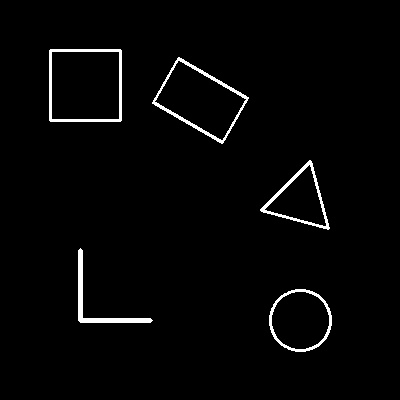
//> input picture Project1/images/shapes1.jpg, 400 x 400 px
$ ./test_specific_angles   (built with g++ and OpenCV 4)
//> lines starting //> are read from the running program, lines starting //| are printed output that depends on the picture; after the words box and inside, x2 and y2 are one past the last pixel; in counts of white or black regions, pixels touching at a corner belong together
### Project1/custom_cv.h
#pragma once
#include <opencv2/opencv.hpp>
#include <vector>
#include <cmath>

namespace custom_cv {

    /**
     * Custom implementation of Hough Line Transform
     * Equivalent to cv::HoughLines function
     *
     * @param image Input edge image (binary image from edge detection)
     * @param lines Output vector of lines in (rho, theta) format
     * @param rho Distance resolution of the accumulator in pixels
     * @param theta Angle resolution of the accumulator in radians
     * @param threshold Accumulator threshold parameter. Only those lines are returned that get enough votes (>threshold)
     */
    void HoughLines(const cv::Mat& image, std::vector<cv::Vec2f>& lines,
                   double rho, double theta, int threshold);

    /**
     * Custom implementation of Harris Corner Detector
     * Equivalent to cv::cornerHarris function
     *
     * @param src Input image (grayscale)
     * @param dst Output image with corner response values
     * @param blockSize Size of neighborhood considered for corner detection
     * @param ksize Aperture parameter for Sobel derivative
     * @param k Harris detector free parameter
     * @param borderType Border type for convolution
     */
    void cornerHarris(const cv::Mat& src, cv::Mat& dst, int blockSize,
                     int ksize, double k, int borderType = cv::BORDER_DEFAULT);

    /**
     * Helper function to compute Sobel derivatives
     */
    void computeSobelDerivatives(const cv::Mat& src, cv::Mat& Ix, cv::Mat& Iy, int ksize);

    /**
     * Helper function to apply Gaussian weighting to derivatives
     */
    void applyGaussianWeighting(cv::Mat& Ixx, cv::Mat& Iyy, cv::Mat& Ixy, int blockSize);

    /**
     * Helper function to compute Harris response
     */
    void computeHarrisResponse(const cv::Mat& Ixx, const cv::Mat& Iyy,
                              const cv::Mat& Ixy, cv::Mat& dst, double k);
}

### Project1/custom_cv.cpp
#include "custom_cv.h"
#include <algorithm>
#include <iostream>

namespace custom_cv {

// [148 lines left out: function HoughLines, not called in this run]

void computeSobelDerivatives(const cv::Mat& src, cv::Mat& Ix, cv::Mat& Iy, int ksize) {
    // Create Sobel kernels
    cv::Mat sobelX, sobelY;

    if (ksize == 3) {
        // 3x3 Sobel kernels
        sobelX = (cv::Mat_<float>(3, 3) <<
            -1, 0, 1,
            -2, 0, 2,
            -1, 0, 1);

        sobelY = (cv::Mat_<float>(3, 3) <<
            -1, -2, -1,
             0,  0,  0,
             1,  2,  1);
    } else if (ksize == 5) {
        // 5x5 Sobel kernels - corrected
        sobelX = (cv::Mat_<float>(5, 5) <<
            -1, -2, 0, 2, 1,
            -4, -8, 0, 8, 4,
            -6, -12, 0, 12, 6,
            -4, -8, 0, 8, 4,
            -1, -2, 0, 2, 1) / 48.0;

        sobelY = (cv::Mat_<float>(5, 5) <<
            -1, -4, -6, -4, -1,
            -2, -8, -12, -8, -2,
            0, 0, 0, 0, 0,
            2, 8, 12, 8, 2,
            1, 4, 6, 4, 1) / 48.0;
    } else {
        // Default to 3x3
        ksize = 3;
        sobelX = (cv::Mat_<float>(3, 3) <<
            -1, 0, 1,
            -2, 0, 2,
            -1, 0, 1);

        sobelY = (cv::Mat_<float>(3, 3) <<
            -1, -2, -1,
             0,  0,  0,
             1,  2,  1);
    }

    // Apply convolution
    cv::filter2D(src, Ix, CV_32F, sobelX);
    cv::filter2D(src, Iy, CV_32F, sobelY);
}

void applyGaussianWeighting(cv::Mat& Ixx, cv::Mat& Iyy, cv::Mat& Ixy, int blockSize) {
    // Create Gaussian kernel
    cv::Mat gaussian = cv::getGaussianKernel(blockSize, -1, CV_32F);
    cv::Mat gaussianKernel = gaussian * gaussian.t();

    // Apply Gaussian weighting to each component
    cv::filter2D(Ixx, Ixx, CV_32F, gaussianKernel);
    cv::filter2D(Iyy, Iyy, CV_32F, gaussianKernel);
    cv::filter2D(Ixy, Ixy, CV_32F, gaussianKernel);
}

void computeHarrisResponse(const cv::Mat& Ixx, const cv::Mat& Iyy,
                          const cv::Mat& Ixy, cv::Mat& dst, double k) {
    dst = cv::Mat::zeros(Ixx.size(), CV_32F);

    for (int y = 0; y < dst.rows; y++) {
        for (int x = 0; x < dst.cols; x++) {
            // Get matrix elements
            float xx = Ixx.at<float>(y, x);
            float yy = Iyy.at<float>(y, x);
            float xy = Ixy.at<float>(y, x);

            // Compute determinant and trace
            float det = xx * yy - xy * xy;
            float trace = xx + yy;

            // Harris response: det - k * trace^2
            float response = det - k * trace * trace;

            dst.at<float>(y, x) = response;
        }
    }
}

void cornerHarris(const cv::Mat& src, cv::Mat& dst, int blockSize,
                 int ksize, double k, int borderType) {
    if (src.empty()) {
        std::cerr << "Input image is empty!" << std::endl;
        return;
    }

    // Convert to float if necessary
    cv::Mat srcFloat;
    if (src.type() != CV_32F) {
        src.convertTo(srcFloat, CV_32F, 1.0/255.0); // Normalize to [0,1]
    } else {
        srcFloat = src.clone();
    }

    // Step 1: Compute image derivatives using Sobel
    cv::Mat Ix, Iy;
    computeSobelDerivatives(srcFloat, Ix, Iy, ksize);

    // Step 2: Compute products of derivatives
    cv::Mat Ixx = Ix.mul(Ix);  // Ix^2
    cv::Mat Iyy = Iy.mul(Iy);  // Iy^2
    cv::Mat Ixy = Ix.mul(Iy);  // Ix * Iy

    // Step 3: Apply Gaussian weighting (windowing function)
    applyGaussianWeighting(Ixx, Iyy, Ixy, blockSize);

    // Step 4: Compute Harris response for each pixel
    computeHarrisResponse(Ixx, Iyy, Ixy, dst, k);

    // Step 5: Apply strict corner filtering
    // Suppress weak responses that might come from curves
    double minVal, maxVal;
    cv::minMaxLoc(dst, &minVal, &maxVal);

    // Apply much stricter thresholding to eliminate curve responses
    double strictThreshold = maxVal * 0.1; // Only keep top 10% responses
    cv::Mat mask = dst > strictThreshold;
    dst.setTo(0, ~mask);

    // Additional morphological filtering to remove isolated points
    cv::Mat kernel = cv::getStructuringElement(cv::MORPH_RECT, cv::Size(3, 3));
    cv::Mat filtered;
    cv::morphologyEx(dst, filtered, cv::MORPH_OPEN, kernel);

    // Only keep responses that survive morphological filtering
    cv::Mat finalMask = filtered > 0;
    dst.setTo(0, ~finalMask);

    // Renormalize after filtering
    cv::minMaxLoc(dst, &minVal, &maxVal);
    if (maxVal > 0) {
        dst = dst / maxVal;
    }

    std::cout << "Harris corner detection completed. Filtered response range: ["
              << "min=" << minVal << ", max=" << maxVal << "]" << std::endl;
}

}

### Project1/test_specific_angles.cpp
#include <iostream>
#include "opencv2/opencv.hpp"
#include "custom_cv.h"

std::vector<cv::Point> FindLocalExtrema_Simple(cv::Mat& src, double minThreshold = 0.02)
{
    cv::Mat dilatedImg, localMaxImg;
    cv::Size sz(7, 7);
    cv::Mat rectKernel = cv::getStructuringElement(cv::MORPH_RECT, sz);

    cv::dilate(src, dilatedImg, rectKernel);
    localMaxImg = (src == dilatedImg);

    cv::Mat erodedImg, localMinImg;
    cv::erode(src, erodedImg, rectKernel);
    localMinImg = (src > erodedImg);

    cv::Mat localExtremaImg;
    localExtremaImg = (localMaxImg & localMinImg);

    std::vector<cv::Point> points;

    for (int y = 0; y < localExtremaImg.rows; ++y) {
        for (int x = 0; x < localExtremaImg.cols; ++x) {
            uchar val = localExtremaImg.at<uchar>(y, x);
            float response = src.at<float>(y, x);

            if (val && response >= minThreshold) {
                points.push_back(cv::Point(x, y));
            }
        }
    }
    return points;
}

int main() {
    std::cout << "=== Testing Specific Angle Corner Detection Issues ===" << std::endl;

    // Test multiple angles that might cause problems
    std::vector<float> angles = {0, 15, 30, 45, 60, 75, 90};

    for (float angle : angles) {
        std::cout << "\\n🔍 Testing " << angle << "° rotation:" << std::endl;

        cv::Mat testImg = cv::Mat::zeros(300, 300, CV_8UC1);

        // Create rotated rectangle
        cv::Point2f center(150, 150);
        cv::Size2f size(80, 50);

        cv::RotatedRect rotRect(center, size, angle);
        cv::Point2f vertices[4];
        rotRect.points(vertices);

        for (int i = 0; i < 4; i++) {
            cv::line(testImg, vertices[i], vertices[(i+1)%4], cv::Scalar(255), 2);
        }

        // Test both implementations
        int blockSize = 5;
        int kSize = 3;
        double k = 0.01;

        // OpenCV
        cv::Mat R_opencv;
        cv::cornerHarris(testImg, R_opencv, blockSize, kSize, k);
        cv::threshold(R_opencv, R_opencv, 0.02, 0, cv::THRESH_TOZERO);
        std::vector<cv::Point> corners_opencv = FindLocalExtrema_Simple(R_opencv, 0.02);

        // Custom
        cv::Mat R_custom;
        custom_cv::cornerHarris(testImg, R_custom, blockSize, kSize, k);
        cv::threshold(R_custom, R_custom, 0.02, 0, cv::THRESH_TOZERO);
        std::vector<cv::Point> corners_custom = FindLocalExtrema_Simple(R_custom, 0.02);

        std::cout << "  OpenCV: " << corners_opencv.size() << " corners" << std::endl;
        std::cout << "  Custom: " << corners_custom.size() << " corners" << std::endl;

        if (corners_custom.size() < corners_opencv.size() * 0.5) {
            std::cout << "  ❌ Custom significantly worse at " << angle << "°" << std::endl;
        } else if (corners_custom.size() == 0 && corners_opencv.size() > 0) {
            std::cout << "  🔥 CRITICAL: Custom found no corners at " << angle << "°" << std::endl;
        } else {
            std::cout << "  ✅ Custom performance acceptable at " << angle << "°" << std::endl;
        }
    }

    // Test the main.cpp scenario more closely
    std::cout << "\\n\\n=== Testing main.cpp Scenario ===" << std::endl;

    // Load or create image similar to shapes1.jpg
    cv::Mat shapes;
    shapes = cv::imread("images/shapes1.jpg", cv::IMREAD_GRAYSCALE);
//> shapes is the input picture: 400 rows x 400 cols, CV_8UC1; min 0, max 255, mean 5.6

    if (shapes.empty()) {
        std::cout << "Creating synthetic shapes similar to shapes1.jpg..." << std::endl;
        shapes = cv::Mat::zeros(400, 400, CV_8UC1);

        // Rectangle
        cv::rectangle(shapes, cv::Point(50, 50), cv::Point(150, 120), cv::Scalar(255), 2);

        // Rotated rectangle (45 degrees)
        cv::Point2f center2(250, 100);
        cv::RotatedRect rotRect2(center2, cv::Size2f(70, 40), 45);
        cv::Point2f vertices2[4];
        rotRect2.points(vertices2);
        for (int i = 0; i < 4; i++) {
            cv::line(shapes, vertices2[i], vertices2[(i+1)%4], cv::Scalar(255), 2);
        }

        // Triangle
        std::vector<cv::Point> tri;
        tri.push_back(cv::Point(100, 200));
        tri.push_back(cv::Point(150, 150));
        tri.push_back(cv::Point(200, 200));
        cv::fillPoly(shapes, tri, cv::Scalar(255));

        // Rotated triangle
        cv::Point2f tri_center(300, 250);
        float tri_angle = 30;
        std::vector<cv::Point> rot_tri;
        for (int i = 0; i < 3; i++) {
            float base_angle = i * 2 * CV_PI / 3;
            float final_angle = base_angle + tri_angle * CV_PI / 180;
            int x = tri_center.x + 30 * cos(final_angle);
            int y = tri_center.y + 30 * sin(final_angle);
            rot_tri.push_back(cv::Point(x, y));
        }
        cv::fillPoly(shapes, rot_tri, cv::Scalar(255));

        // Circle (should not produce corners)
        cv::circle(shapes, cv::Point(100, 320), 30, cv::Scalar(255), 2);
    }

    // Apply the exact same parameters as main.cpp
    int blockSize = 5;
    int kSize = 3;
    double k = 0.01;

    // OpenCV test
    cv::Mat R_opencv;
    cv::cornerHarris(shapes, R_opencv, blockSize, kSize, k);
    cv::threshold(R_opencv, R_opencv, 0.02, 0, cv::THRESH_TOZERO);
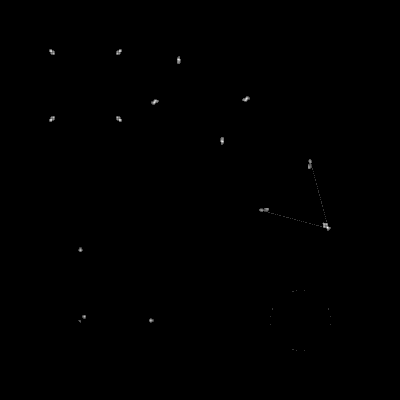
//> R_opencv: 400 rows x 400 cols, CV_32FC1; min 0, max 0.105, mean 0.000124; drawn with min black and max white
    std::vector<cv::Point> corners_opencv = FindLocalExtrema_Simple(R_opencv);
//> corners_opencv = 42 Points (x, y), first 12: [51, 51], [119, 51], [178, 59], [246, 98], [154, 102], [51, 119], [119, 119], [222, 141], [310, 161], [308, 167], [314, 175], [315, 180]

    // Custom test
    cv::Mat R_custom;
    custom_cv::cornerHarris(shapes, R_custom, blockSize, kSize, k);
//> in applyGaussianWeighting (call 8), `cv::filter2D(Ixx, Ixx, CV_32F, gaussianKernel);`:
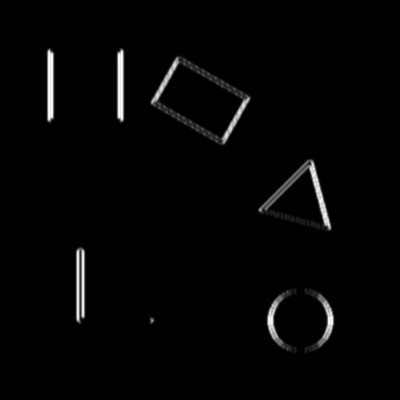
//> Ixx: 400 rows x 400 cols, CV_32FC1; min 0, max 11, mean 0.196; drawn with min black and max white
//> in applyGaussianWeighting (call 8), `cv::filter2D(Iyy, Iyy, CV_32F, gaussianKernel);`:
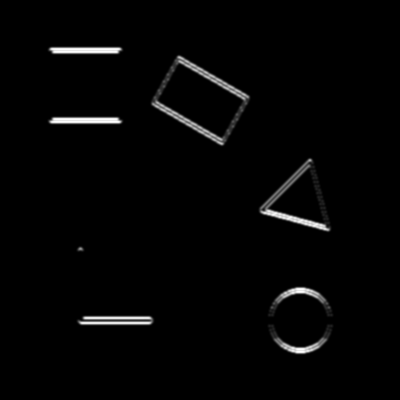
//> Iyy: 400 rows x 400 cols, CV_32FC1; min 0, max 11, mean 0.207; drawn with min black and max white
//> in applyGaussianWeighting (call 8), `cv::filter2D(Ixy, Ixy, CV_32F, gaussianKernel);`:
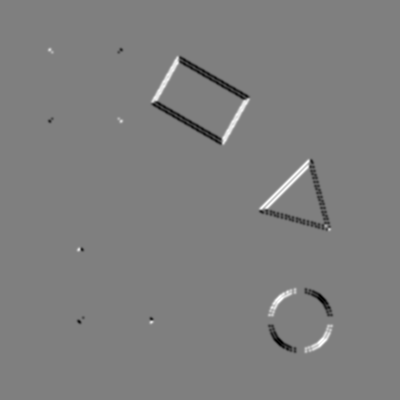
//> Ixy: 400 rows x 400 cols, CV_32FC1; min -5.15, max 5.15, mean -0.00788; drawn with min black and max white
//> in cornerHarris (call 8), `cv::minMaxLoc(dst, &minVal, &maxVal);`: minVal = -1.21; maxVal = 25.44
//> in cornerHarris (call 8), `double strictThreshold = maxVal * 0.1;`: strictThreshold = 2.54
//> in cornerHarris (call 8), `cv::Mat mask = dst > strictThreshold;`:
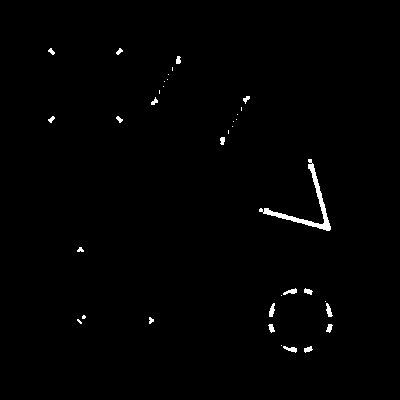
//> mask: 400 rows x 400 cols, CV_8UC1; 0.85% white; 36 white regions (17 under 20 px), largest, box (x1, y1, x2, y2) and area: (259, 159, 331, 231) 657, (269, 303, 275, 317) 55, (326, 303, 333, 317) 55
//> in cornerHarris (call 8), `dst.setTo(0, ~mask);`: dst: 400 rows x 400 cols, CV_32FC1; min 0, max 25.44, mean 0
//> in cornerHarris (call 8), `cv::Mat finalMask = filtered > 0;`:
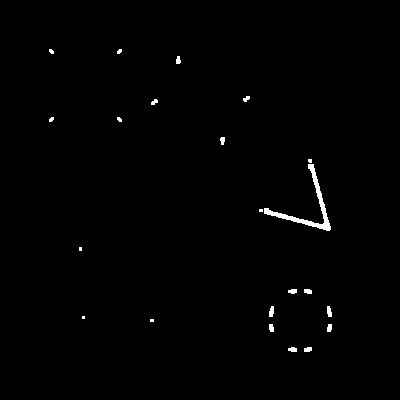
//> finalMask: 400 rows x 400 cols, CV_8UC1; 0.74% white; 22 white regions (9 under 20 px), largest, box (x1, y1, x2, y2) and area: (264, 164, 331, 231) 625, (269, 306, 274, 317) 45, (327, 306, 332, 317) 44
//> in cornerHarris (call 8), `dst.setTo(0, ~finalMask);`: dst: 400 rows x 400 cols, CV_32FC1; min 0, max 25.44, mean 0
//> in cornerHarris (call 8), `cv::minMaxLoc(dst, &minVal, &maxVal);`: minVal = 0
//> in cornerHarris (call 8), `dst = dst / maxVal;`:
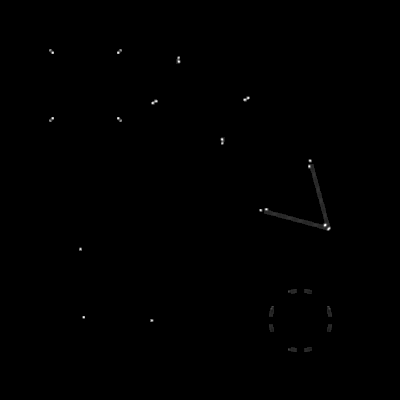
//> dst: 400 rows x 400 cols, CV_32FC1; min 0, max 1, mean 0.00166
//| Harris corner detection completed. Filtered response range: [min=0, max=25.4436]
    cv::threshold(R_custom, R_custom, 0.02, 0, cv::THRESH_TOZERO);
    std::vector<cv::Point> corners_custom = FindLocalExtrema_Simple(R_custom);
//> corners_custom = 44 Points (x, y), first 12: [52, 52], [118, 52], [178, 57], [178, 61], [248, 97], [244, 99], [156, 101], [152, 103], [52, 118], [118, 118], [222, 139], [222, 143]

    std::cout << "\\nMain.cpp scenario results:" << std::endl;
    std::cout << "OpenCV detected: " << corners_opencv.size() << " corners" << std::endl;
//| OpenCV detected: 42 corners
    std::cout << "Custom detected: " << corners_custom.size() << " corners" << std::endl;
//| Custom detected: 44 corners

    if (corners_custom.size() < corners_opencv.size() * 0.7) {
        std::cout << "\\n❌ CONFIRMED: Custom implementation missing rotated corners!" << std::endl;
        std::cout << "\\nPossible issues:" << std::endl;
        std::cout << "1. Morphological filtering too aggressive" << std::endl;
        std::cout << "2. Threshold normalization issue" << std::endl;
        std::cout << "3. Sobel kernel implementation problem" << std::endl;
    } else {
        std::cout << "\\n✅ Custom implementation performance seems acceptable" << std::endl;
    }

    return 0;
}
